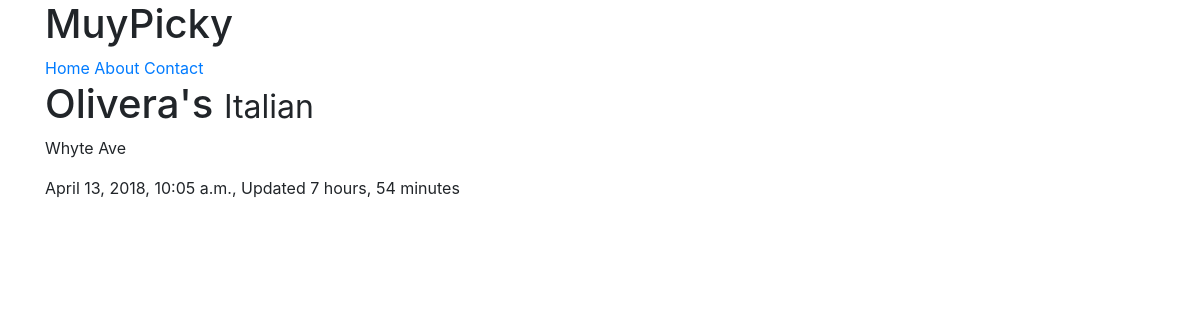
Screenshot of /restaurants/oliveras with the database file from the repository.
### restaurants/models.py (models this page shows, shortened)
class RestaurantLocation(models.Model):
	name = models.CharField(max_length=120)
	location = models.CharField(max_length=120, null=True, blank=True)
	category = models.CharField(max_length=120, null=True, blank=True)
	timestamp = models.DateTimeField(auto_now_add=True)
	updated = models.DateTimeField(auto_now=True)
	slug = models.SlugField(null=True, blank=True)

### restaurants/views.py (the view)
# urls.py: url(r'^restaurants/(?P<slug>[\w-]+)$', RestaurantDetailView.as_view()),
class RestaurantDetailView(DetailView):
	queryset = RestaurantLocation.objects.all()

### restaurants/templates/restaurants/restaurantlocation_detail.html
{% extends "base.html" %}
{% block content %}
<h1>{{ object.name }} <small> {{ object.category }}</small> </h1>
<p>{{ object.location }}</p>
<p> {{ object.timestamp }}, Updated {{ object.updated|timesince }} </p>
{% endblock content %}

### rows the page displays
RestaurantLocation: name "Olivera's", category "Italian", location "Whyte Ave", timestamp "April 13, 2018, 10:05 a.m.", updated "7 hours, 54 minutes"
